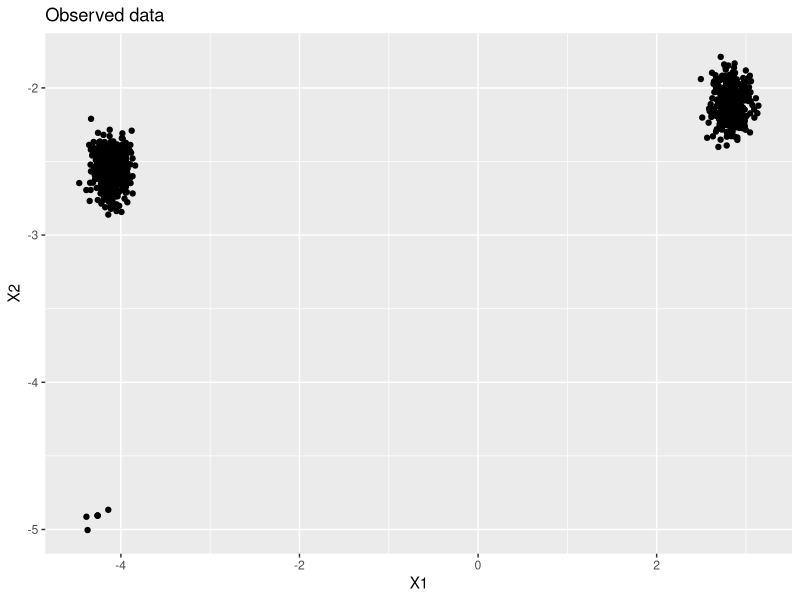
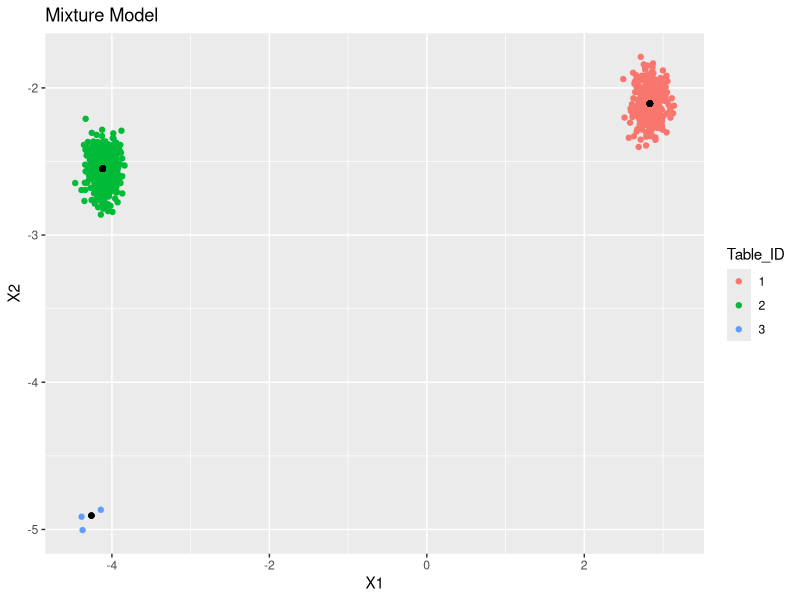
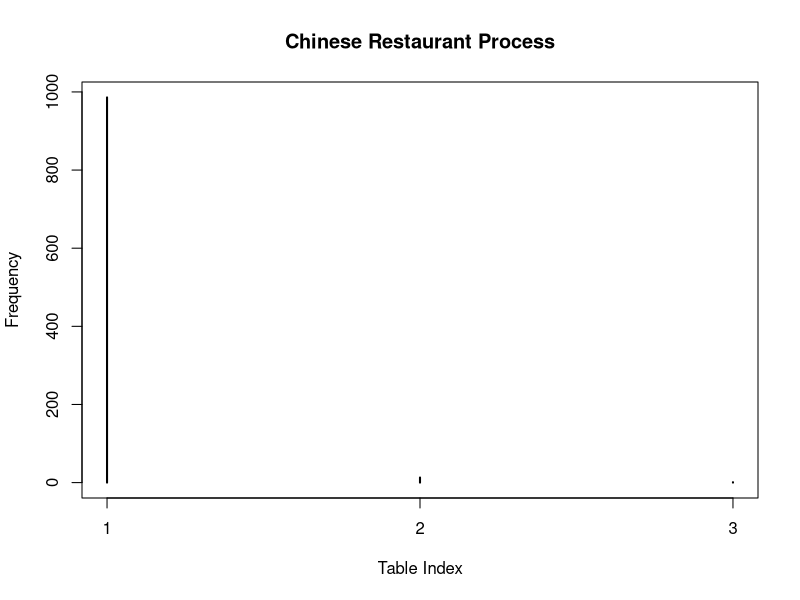
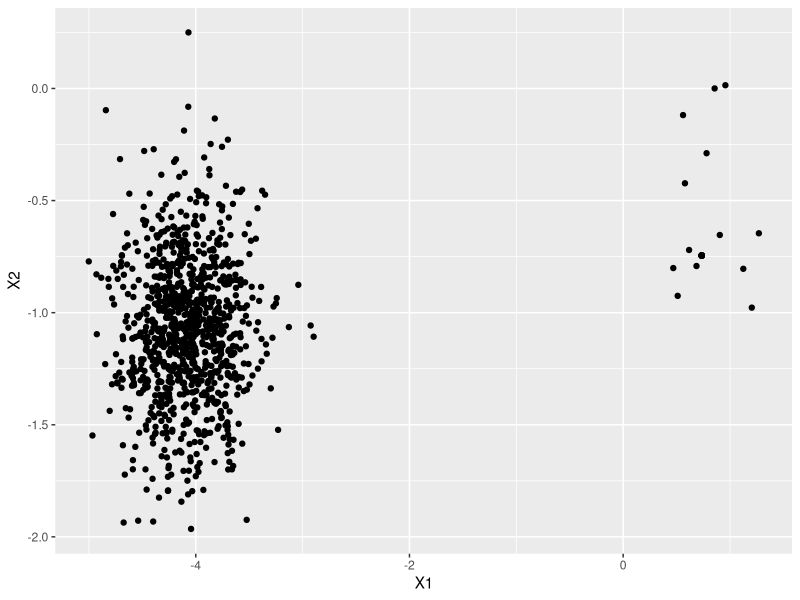
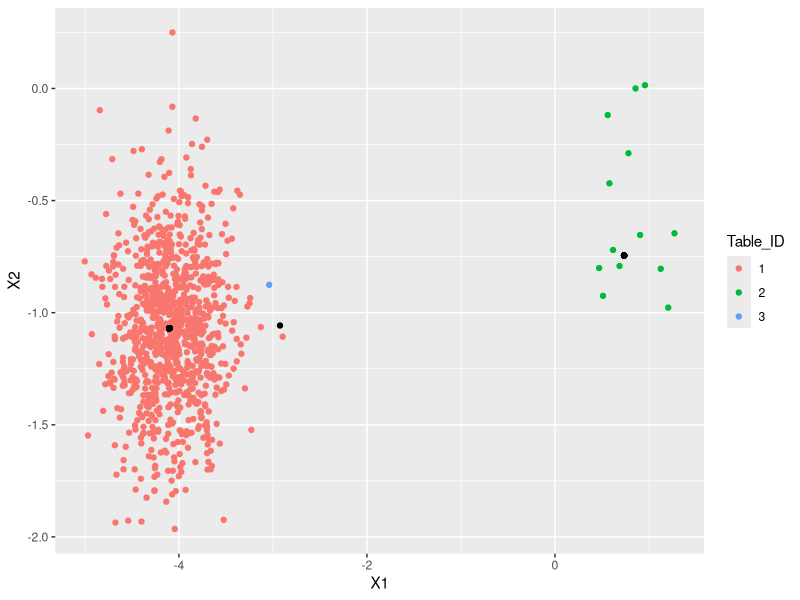

R code for these plots, in order: (Note: a time limit stopped this script after it produced the figures.)
library(ggplot2);library(MASS)

#' DPMM_2D
#' the function to generate Chinese Restaurant Process with base measure of 2D Gaussian distribution
#'
#' @param num_customers the total number of customers for simulation
#' @param theta the concentration parameter in Dirichlet Process, or 
#'
#' @return
#' @export
#'
#' @examples
DPMM_2D <- function(num_customers, theta, sig2=0.1, sig2_0=2) {
  
  sigma <- matrix(c(sig2,0,0,sig2),nrow=2, byrow = T)
  mu <- matrix(NA, num_customers, 2)
  clusterList <- NULL
  orig_cluster <- round(theta*log(num_customers)+10)
  mudelta <- mvrnorm(n=orig_cluster, c(0,0), matrix(c(sig2_0,0,0,sig2_0),nrow = 2, byrow = T))
    # matrix(5*runif(orig_cluster*2, 0, 1) , 
    #                 nrow = orig_cluster, ncol = 2)
  
  table_ID <- c(1); table_Customers <- c(1)
  next_table <- 2
  X <- matrix(NA, nrow = num_customers, ncol = 2)
  clusterList <- matrix(NA, nrow = num_customers, ncol = 6)
  X[1,] <- mvrnorm(1, mudelta[table_ID,], sigma)
  clusterList[1,] <- c(table_Customers, table_ID, X[1,], mudelta[table_ID, ])
  for (i in 2:num_customers) {
    Draw_Rand <- runif(1, 0, 1)
    if ( Draw_Rand > (1- (theta) / (i - 1 + theta)) ) {
      # Add a new table
      table_ID <- c(table_ID, next_table)
      X[i,] <- mvrnorm(n=1, mudelta[next_table,], sigma)
      #put in the 2-D normal cluster using the cluster number as mean vector
      table_Customers <- c(table_Customers, 1)
      clusterList[i,] <- c(i, next_table, X[i,], mudelta[next_table,])
      next_table <- next_table+1
    } else {
      # The nth customer chooses the first unoccupied table with probability
      # theta/(n−1+theta), and an occupied table with probability c/(n−1+theta), 
      # where c is the number of people sitting at that table.
      
      select_table <- min(which(cumsum(table_Customers/(i-1+theta))>=Draw_Rand))
      # Here is a typo, wrong probability for sitting at old table
      table_Customers[select_table] <- table_Customers[select_table] + 1
      X[i,] <- mvrnorm(n=1, mudelta[select_table, ], sigma)
      clusterList[i,] <- c(i, select_table, X[i,], mudelta[select_table,])
      table_ID <- c(table_ID, select_table)
    }
  }
  DPMM <- clusterList
  colnames(DPMM) <- c("ID", "Table_ID", "X1", "X2", "Center1", "Center2")
    # data.frame(Table_ID=table_ID, X=X, Center = Center)
  return(DPMM)
  # list(clusterList=clusterList, mudelta=mudelta, table_ID=table_ID)
}


# Simple example to check function ----------------------------------------
n <- 1000; theta <- .4
DPMM01 <- DPMM_2D(n, theta, sig2 = .01, sig2_0=4)

# Draw graph to show clusters ---------------------------------------------
clusters <- as.data.frame(DPMM01, row.names = T)
clusters[,2] <- as.factor(clusters[,2])
centers <- as.data.frame(DPMM01[,5:6], row.names = T)
colnames(centers) <- c("dim1","dim2")
p <- ggplot(data=clusters, aes(x=X1, y=X2)) + 
  geom_point()
p + geom_point(data=centers,
             aes(x=dim1,y=dim2),inherit.aes = FALSE) +  ggtitle("Observed data")
p2 <- ggplot(data=clusters, aes(x=X1, y=X2, color=Table_ID)) + 
  geom_point()
p2 + geom_point(data=centers,
               aes(x=dim1,y=dim2),inherit.aes = FALSE) + ggtitle("Mixture Model")

# double check power law of asymptotic behavior of the number of clusters 
# Proposition 10.4 in lecture notes.
max(as.numeric(clusters[,2]))
theta * log(n)
# seems good, but maybe we can change n to show its rate
# movie3d(play3d(), duration = 18,
#         dir = getwd(), convert = TRUE)
# 
# movie3d(spin3d(axis = c(0, 0, 0)), duration = 18,
#         dir = getwd(), convert = TRUE)

# Gibbs Sampling: Algorithm 1 ---------------------------------------------

#' Covg_M_2D
#' is a function to show the convergence of Algorithm 1 or 3 in Neal, R. M. (2000). 
#' Markov chain sampling methods for Dirichlet process mixture models. 
#' Journal of computational and graphical statistics, 9(2), 249-265.
#'
#' @param Ser_M 
#' @param y 
#' @param alpha concentration parameter of Dirichlet
#'
#' @return
#' @export
#'
#' @examples
Covg_M_2D <- function(Ser_M, y, alpha=2, sig2=0.01, sig2_0=2, Initial=1) {
  # S1 <- sig2_0/(sig2_0 + sig2)
  n_y <- dim(y)[1]
  Num_Table <- rep(NA, length(Ser_M))
  All_theta <- array(NA, dim = c(n_y, 2, length(Ser_M)) )
  if (Initial==1) {
    ini_theta <- matrix(runif(2*n_y, 0, 1), nrow = n_y, ncol = 2) # 
  } else if (Initial==2) {
    ini_theta <- matrix(rep(0.1, 2*n_y), nrow = n_y, ncol = 2)
  } else if (Initial==3) {
    ini_theta <- y
  }
  theta <- matrix(NA, nrow = n_y, ncol = 2)
  q <- F_yiTi <- matrix(NA, nrow = n_y, ncol = n_y)
  Int <- rep(NA, n_y)
  select_cluster <- b <- r <- c()
  for (m in 1:max(Ser_M)) {
    for (i in 1:n_y) {
      Temp_y <- matrix(rep(y[i,], n_y), nrow = n_y, ncol = 2, byrow = T)
      F_yiTi[i, ] <- 1/(2*pi*sig2) * exp(-1/(2*sig2) * rowSums((Temp_y - ini_theta)^2))
      Int[i] <- 1/(2 * (sig2+sig2_0) * pi) * exp(-1/(2* (sig2+sig2_0)) * sum((y[i,])^2))
      b[i] <- 1/(sum(F_yiTi[i,-c(i)]) + alpha * Int[i])
      q[i, ] <- b[i] * F_yiTi[i, ]
      r[i] <- b[i] * alpha * Int[i]
      Draw_Rand <- runif(1, 0, 1)
      select_cluster[i] <- min(which(cumsum( c(q[i,-c(i)], r[i]) ) >= Draw_Rand))
      
      if (select_cluster[i] > (n_y-1)) {
        theta[i, ] <- mvrnorm(n = 1, mu = sig2_0/(sig2+sig2_0) * y[i,], 
                              Sigma = matrix(c(sig2_0*sig2/(sig2+sig2_0),0,0,sig2_0*sig2/(sig2+sig2_0)), 2, 2, byrow = T))
      } else {
        theta[i, ] <- (ini_theta[-c(i), ])[select_cluster[i], ]
      }
    }
    ini_theta <- theta
    Ser_ID <- which(Ser_M==m)
    if (length(Ser_ID)!=0) {
      All_theta[,,Ser_ID] <- theta
      Num_Table[Ser_ID] <- dim(unique(theta))[1]
    }
  }
  list(NTables=data.frame(M=Ser_M, Tables=Num_Table), All_theta=All_theta, 
       End_Tables=theta)
}

# 
sig2=.1; sig2_0=4; true_theta=0.4
DPMM_Data <- DPMM_2D(num_customers = 1000, theta = true_theta, 
                     sig2 = sig2, sig2_0 = sig2_0)
plot(
  table( DPMM_Data[, "Table_ID"] )
  ,xlab="Table Index", ylab="Frequency", 
  main = "Chinese Restaurant Process"
)
# Draw graph to show clusters ---------------------------------------------
clusters <- as.data.frame(DPMM_Data, row.names = T)
clusters[,2] <- as.factor(clusters[,2])
centers <- as.data.frame(DPMM_Data[,5:6], row.names = T)
colnames(centers) <- c("dim1","dim2")
p <- ggplot(data=clusters, aes(x=X1, y=X2)) + 
  geom_point()
p + geom_point(data=centers,
               aes(x=dim1,y=dim2),inherit.aes = FALSE)
p2 <- ggplot(data=clusters, aes(x=X1, y=X2, color=Table_ID)) + 
  geom_point()
p2 + geom_point(data=centers,
                aes(x=dim1,y=dim2),inherit.aes = FALSE)

# load(file = "data/Covg_M.Rdata")

y <- DPMM_Data[, c("X1", "X2")]
Sim_M <-  floor(exp(c(0:8, 9, 9.5, 10)))

Test1 <- Covg_M_2D(Ser_M = Sim_M[1:9], y = y, alpha = true_theta, 
                   sig2 = sig2, sig2_0 = sig2_0, Initial = 3)

ALLD <- list(Data=DPMM_Data, Results=Test1)
# save(ALLD, file = "data/ALL_D.Rdata")
# 
# load(file = "data/ALL_D.Rdata")
Test1 <- ALLD$Results
DPMM_Data <- ALLD$Data
Test1$NTables
# dim(unique(Test1$End_Tables))[1]
# unique(Test1$All_theta[,,5])
# unique(Test1$End_Tables)
# unique(DPMM_Data[, c("Center1", "Center2")])

library(ggplot2)
clusters <- as.data.frame(DPMM_Data, row.names = T)
clusters[,2] <- as.factor(clusters[,2])
centers <- as.data.frame(DPMM_Data[,5:6], row.names = T)
colnames(centers) <- c("dim1","dim2")
p3 <- ggplot(data=clusters, aes(x=X1, y=X2, color=Table_ID)) + 
  geom_point()
p3 + geom_point(data=centers, aes(x=dim1,y=dim2),
                inherit.aes = FALSE) + 
  ggtitle("True data with clusters") +
  labs(x = "X1") + labs(y = "X2")
  

Pred_center2 <- as.data.frame(Test1$All_theta[,,7], row.names = T)
colnames(Pred_center2) <- c("dim1","dim2")
Table_ID_Est <- as.factor(Pred_center2[,1])
# Rename all levels
levels(Table_ID_Est) <- c(1:length(unique(Table_ID_Est)))
p3 <- ggplot(data=clusters, aes(x=X1, y=X2, color=Table_ID_Est)) + 
  geom_point() 
p3 + 
  geom_point(data=Pred_center2, 
             aes(x=dim1,y=dim2, color=Table_ID_Est, shape=Table_ID_Est), size = 5) + 
  ggtitle(paste("Clusters of Gibbs sampler when M=", Sim_M[7])) +
  labs(x = "X1") + labs(y = "X2")

Pred_center2 <- as.data.frame(Test1$All_theta[,,8], row.names = T)
colnames(Pred_center2) <- c("dim1","dim2")
Table_ID_Est <- as.factor(Pred_center2[,1])
# Rename all levels
levels(Table_ID_Est) <- c(1:length(unique(Table_ID_Est)))
p3 <- ggplot(data=clusters, aes(x=X1, y=X2, color=Table_ID_Est)) + 
  geom_point() 
p3 + 
  geom_point(data=Pred_center2, 
             aes(x=dim1,y=dim2, color=Table_ID_Est, shape=Table_ID_Est), size = 5) + 
  ggtitle(paste("Clusters of Gibbs sampler when M=", Sim_M[8])) +
  labs(x = "X1") + labs(y = "X2")

Pred_center2 <- as.data.frame(Test1$All_theta[,,9], row.names = T)
colnames(Pred_center2) <- c("dim1","dim2")
Table_ID_Est <- as.factor(Pred_center2[,1])
# Rename all levels
levels(Table_ID_Est) <- c(1:length(unique(Table_ID_Est)))
p3 <- ggplot(data=clusters, aes(x=X1, y=X2, color=Table_ID_Est)) + 
  geom_point() 
p3 + 
  geom_point(data=Pred_center2, 
             aes(x=dim1,y=dim2, color=Table_ID_Est, shape=Table_ID_Est), size = 5) + 
  ggtitle(paste("Clusters of Gibbs sampler when M=", Sim_M[9])) +
  labs(x = "X1") + labs(y = "X2")

Pred_center2 <- as.data.frame(Test1$All_theta[,,6], row.names = T)
colnames(Pred_center2) <- c("dim1","dim2")
Table_ID_Est <- as.factor(Pred_center2[,1])
# Rename all levels
levels(Table_ID_Est) <- c(1:length(unique(Table_ID_Est)))
p3 <- ggplot(data=clusters, aes(x=X1, y=X2, color=Table_ID_Est)) + 
  geom_point() 
p3 + 
  geom_point(data=Pred_center2, 
             aes(x=dim1,y=dim2, color=Table_ID_Est, shape=Table_ID_Est), size = 5) + 
  ggtitle(paste("Clusters of Gibbs sampler when M=", Sim_M[6])) +
  labs(x = "X1") + labs(y = "X2")


# Haven’t change ----------------------------------------------------------


Pred_center3 <- as.data.frame(Test1$All_theta[,,7], row.names = T)
colnames(Pred_center3) <- c("dim1","dim2")
p3 <- ggplot(data=clusters, aes(x=clusters[,3], y=clusters[,4], 
                                color=as.factor(Pred_center3[,1]))) + 
  geom_point()
p3 + geom_point(data=Pred_center3, aes(x=dim1,y=dim2),
                inherit.aes = FALSE)

Pred_center4 <- as.data.frame(Test1$All_theta[,,8], row.names = T)
colnames(Pred_center4) <- c("dim1","dim2")
p3 <- ggplot(data=clusters, aes(x=clusters[,3], y=clusters[,4], 
                                color=as.factor(Pred_center4[,1]))) + 
  geom_point()
p3 + geom_point(data=Pred_center4, aes(x=dim1,y=dim2),
                inherit.aes = FALSE)


Pred_center5 <- as.data.frame(Test1$All_theta[,,9], row.names = T)
colnames(Pred_center5) <- c("dim1","dim2")
p3 <- ggplot(data=clusters, aes(x=clusters[,3], y=clusters[,4], 
                                color=as.factor(Pred_center5[,1]))) + 
  geom_point()
p3 + geom_point(data=Pred_center5, aes(x=dim1,y=dim2),
                inherit.aes = FALSE)

Pred_center6 <- as.data.frame(Test1$All_theta[,,10], row.names = T)
colnames(Pred_center6) <- c("dim1","dim2")
p3 <- ggplot(data=clusters, aes(x=clusters[,3], y=clusters[,4], 
                                color=as.factor(Pred_center6[,1]))) + 
  geom_point()
p3 + geom_point(data=Pred_center6, aes(x=dim1,y=dim2),
                inherit.aes = FALSE)

Pred_center7 <- as.data.frame(Test1$All_theta[,,11], row.names = T)
colnames(Pred_center7) <- c("dim1","dim2")
p3 <- ggplot(data=clusters, aes(x=clusters[,3], y=clusters[,4], 
                                color=as.factor(Pred_center7[,1]))) + 
  geom_point()
p3 + geom_point(data=Pred_center7, aes(x=dim1,y=dim2),
                inherit.aes = FALSE)


# Draw graph to show convergency of algorithm
Sim_M <-  floor(exp(c(1:7)))
Repp_1 <- replicate(100, 
                    {Test1 <- Covg_M(Sim_M[1], y, alpha = 0.5)
                    Test1$NTables[,2]})
Repp_2 <- replicate(100, 
                    {Test1 <- Covg_M(Sim_M[2], y)
                    Test1$NTables[,2]})
Repp_3 <- replicate(100, 
                    {Test1 <- Covg_M(Sim_M[3], y)
                    Test1$NTables[,2]})
Repp_4 <- replicate(100, 
                    {Test1 <- Covg_M(Sim_M[4], y)
                    Test1$NTables[,2]})
Repp_5 <- replicate(100, 
                    {Test1 <- Covg_M(Sim_M[5], y)
                    Test1$NTables[,2]})
Repp_6 <- replicate(100, 
                    {Test1 <- Covg_M(Sim_M[6], y)
                    Test1$NTables[,2]})
Repp_try <- replicate(10, 
                      {Test1 <- Covg_M(Sim_M[7], y)
                      Test1$NTables[,2]})
Repp_try
par(mfrow=c(2,3))
hist(Repp_1, breaks = 20, main = "M=2", 
     xlim = c(min(dim(table(DPMM_Data$Table_ID))-1, min(Repp_1)), max(Repp_1))); 
abline(v= dim(table(DPMM_Data$Table_ID)), col="red")
hist(Repp_2, breaks = 20, main = "M=7", 
     xlim = c(min(dim(table(DPMM_Data$Table_ID))-1, min(Repp_2)), max(Repp_2))); 
abline(v= dim(table(DPMM_Data$Table_ID)), col="red")
hist(Repp_3, breaks = 20, main = "M=20", 
     xlim = c(min(dim(table(DPMM_Data$Table_ID))-1, min(Repp_3)), max(Repp_3))); 
abline(v= dim(table(DPMM_Data$Table_ID)), col="red")
hist(Repp_4, breaks = 20, main = "M=54", 
     xlim = c(min(dim(table(DPMM_Data$Table_ID))-1, min(Repp_4)), max(Repp_4))); 
abline(v= dim(table(DPMM_Data$Table_ID)), col="red")
hist(Repp_5, breaks = 20, main = "M=148", 
     xlim = c(min(dim(table(DPMM_Data$Table_ID))-1, min(Repp_5)), max(Repp_5))); 
abline(v= dim(table(DPMM_Data$Table_ID)), col="red")
hist(Repp_6, breaks = 20, main = "M=403", 
     xlim = c(min(dim(table(DPMM_Data$Table_ID))-1, min(Repp_6)), max(Repp_6))); 
abline(v= dim(table(DPMM_Data$Table_ID)), col="red")


# Convergency of Algorithm 1 ----------------------------------------------

Sim_M <-  floor(exp(c(1:7))) # floor(exp(c(1:2))) 
Sim_N <- 100
NT_i <- c(); Avg_NT <- c() # average number of tables

for (j in 1:length(Sim_M)) {
  for (i in 1:Sim_N) {
    NT_i[i] <- Covg_M(Sim_M[j], y)$NTables$Tables
  }
  Avg_NT[j] <- mean(NT_i)
}

Result_Covg <- data.frame(Sim_M=Sim_M, Avg_NT=Avg_NT)
All <- list(Result_Covg=Result_Covg, Data=DPMM_Data)
